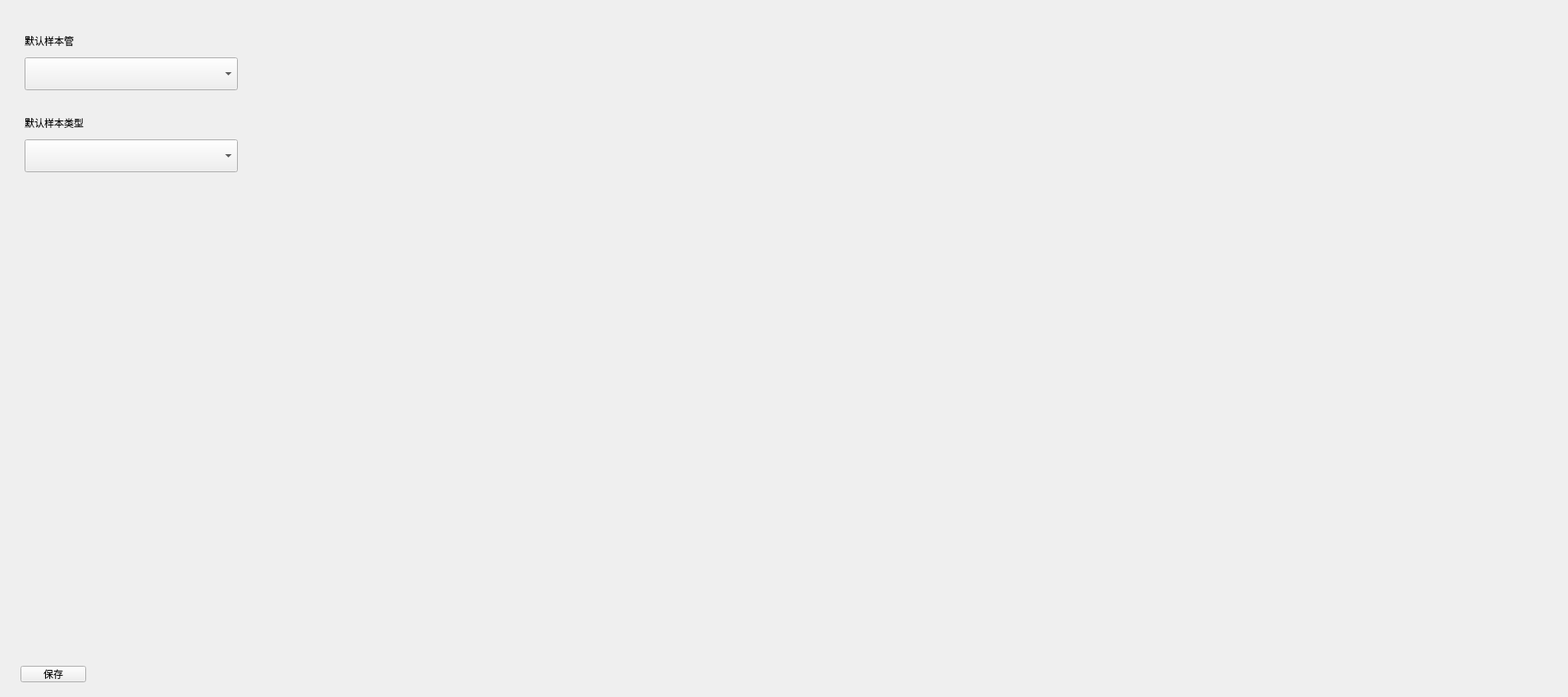
<?xml version="1.0" encoding="UTF-8"?>
<ui version="4.0">
 <class>QSampleSetting</class>
 <widget class="QWidget" name="QSampleSetting">
  <property name="geometry">
   <rect>
    <x>0</x>
    <y>0</y>
    <width>1912</width>
    <height>850</height>
   </rect>
  </property>
  <property name="windowTitle">
   <string>QSampleSetting</string>
  </property>
  <widget class="QComboBox" name="sampleTubes">
   <property name="geometry">
    <rect>
     <x>30</x>
     <y>70</y>
     <width>260</width>
     <height>40</height>
    </rect>
   </property>
  </widget>
  <widget class="QComboBox" name="sampleType">
   <property name="geometry">
    <rect>
     <x>30</x>
     <y>170</y>
     <width>260</width>
     <height>40</height>
    </rect>
   </property>
  </widget>
  <widget class="QPushButton" name="save_Button">
   <property name="geometry">
    <rect>
     <x>25</x>
     <y>812</y>
     <width>80</width>
     <height>20</height>
    </rect>
   </property>
   <property name="text">
    <string>保存</string>
   </property>
   <property name="buttons" stdset="0">
    <string>flat</string>
   </property>
  </widget>
  <widget class="QLabel" name="label">
   <property name="geometry">
    <rect>
     <x>30</x>
     <y>30</y>
     <width>500</width>
     <height>40</height>
    </rect>
   </property>
   <property name="text">
    <string>默认样本管</string>
   </property>
  </widget>
  <widget class="QLabel" name="label_2">
   <property name="geometry">
    <rect>
     <x>30</x>
     <y>130</y>
     <width>500</width>
     <height>40</height>
    </rect>
   </property>
   <property name="text">
    <string>默认样本类型</string>
   </property>
  </widget>
 </widget>
 <layoutdefault spacing="6" margin="11"/>
 <resources/>
 <connections/>
</ui>
